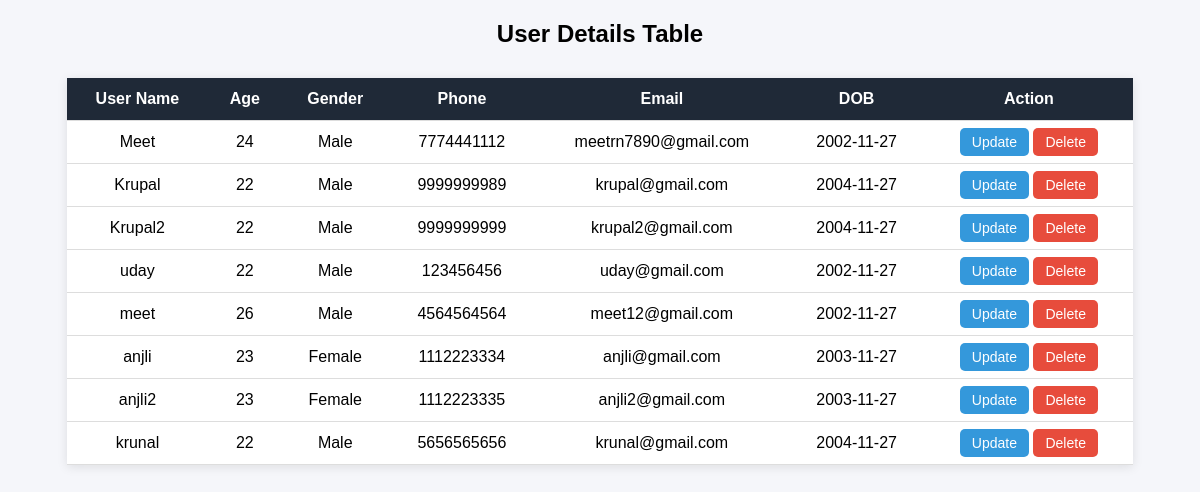
Page /admin/users.php on the earlier database version.
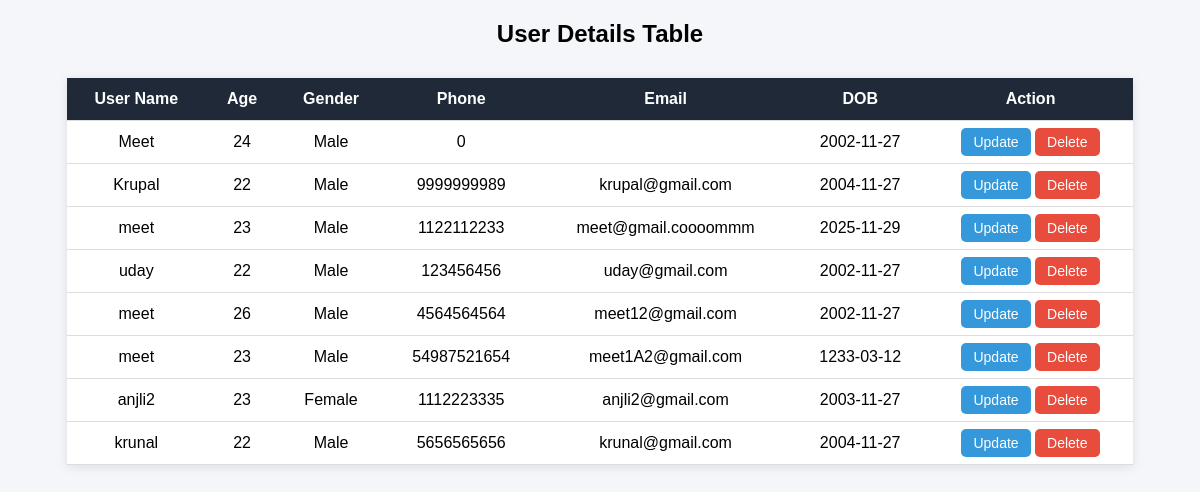
Same page on the later database version.
### tables this page shows
CREATE TABLE IF NOT EXISTS `user_details` (
  `user_id` int NOT NULL AUTO_INCREMENT,
  `user_name` varchar(200) NOT NULL,
  `user_age` int NOT NULL,
  `user_gender` varchar(6) NOT NULL,
  `user_ph` bigint DEFAULT NULL,
  `user_email` varchar(200) DEFAULT NULL,
  `user_dob` date DEFAULT NULL,
  `user_password` varchar(200) NOT NULL,
  PRIMARY KEY (`user_id`),
  UNIQUE KEY `user_email` (`user_email`),
  UNIQUE KEY `user_ph` (`user_ph`),
  KEY `Index_user_name` (`user_name`)
);

### admin/users.php (the view, shortened to what this page needs)
<?php
require 'conn.php';
$selectuser = "SELECT * FROM user_details";
$res = $conn->query($selectuser);
?>
<!DOCTYPE html>
<html>
<head>
</head>
<body>
<h2 style="text-align:center;">User Details Table</h2>
<table>
    <tr>
        <th>User Name</th>
        <th>Age</th>
        <th>Gender</th>
        <th>Phone</th>
        <th>Email</th>
        <th>DOB</th>
        <th>Action</th>
    </tr>
    <?php
    while ($row = $res->fetch_assoc()) {
        echo "<tr>
                <td>{$row['user_name']}</td>
                <td>{$row['user_age']}</td>
                <td>{$row['user_gender']}</td>
                <td>{$row['user_ph']}</td>
                <td>{$row['user_email']}</td>
                <td>{$row['user_dob']}</td>
                <td>
                    <a class='btn update' href='update_user.php?id={$row['user_id']}'>Update</a>
                    <a class='btn delete' href='delete_user.php?id={$row['user_id']}' onclick='return confirm(\"Are you sure?\");'>Delete</a>
                </td>
              </tr>";
    }
    ?>
</table>
</body>
</html>

### admin/users.php (style rules this page uses)
body { font-family: Arial, sans-serif; background: #f5f6fa; }
table { width: 90%; margin: 30px auto; border-collapse: collapse; background: #fff; box-shadow: 0 2px 10px rgba(0,0,0,0.1); }
th, td { padding: 12px 15px; border-bottom: 1px solid #ddd; text-align: center; }
th { background: #1f2937; color: #fff; font-size: 16px; }
.btn { padding: 6px 12px; text-decoration: none; border-radius: 5px; font-size: 14px; color: white; }
.update { background: #3498db; }
.delete { background: #e74c3c; }

Differences in the rows shown:
changed user_details "Meet": user_ph "7774441112" → "0"; user_email "meetrn7890@gmail.com" → (not shown)
changed user_details: user_name "Krupal2" → "meet"; user_age "22" → "23"; user_ph "9999999999" → "1122112233"; user_email "krupal2@gmail.com" → "meet@gmail.coooommm"; user_dob "2004-11-27" → "2025-11-29"
changed user_details: user_name "anjli" → "meet"; user_gender "Female" → "Male"; user_ph "1112223334" → "54987521654"; user_email "anjli@gmail.com" → "meet1A2@gmail.com"; user_dob "2003-11-27" → "1233-03-12"
